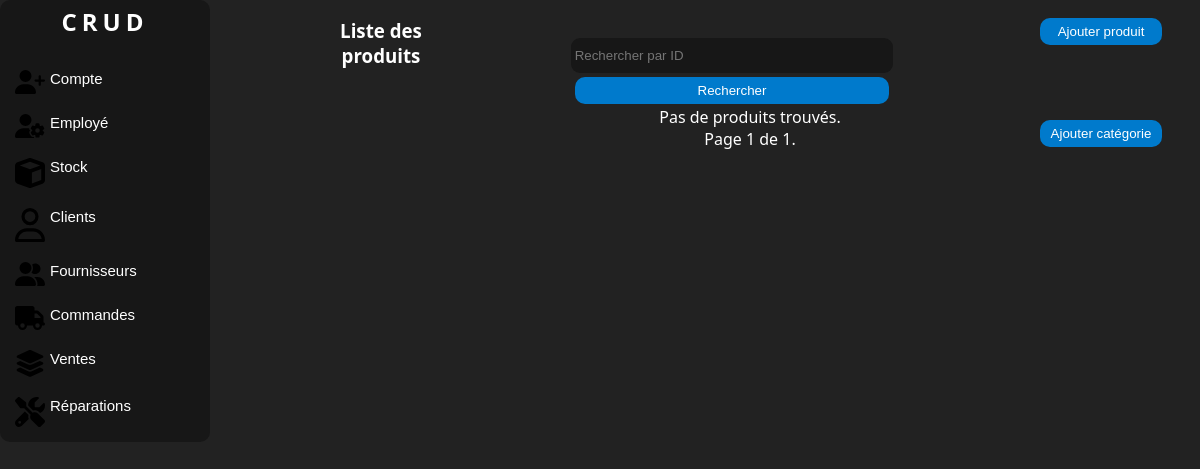
The page /produits/ (signed in) on the database as committed earlier.
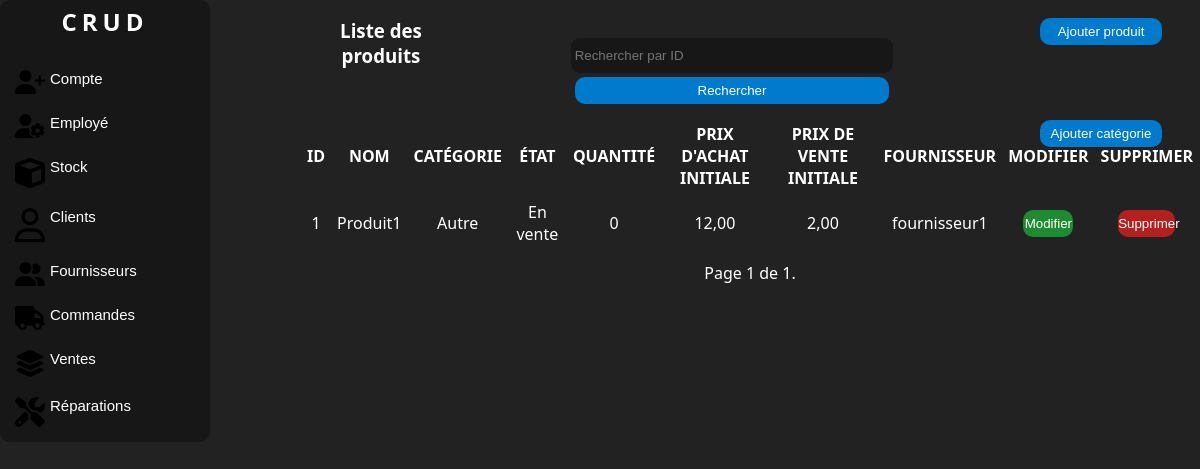
The same page on the database as committed later.
### manager/models.py (models this page shows, shortened)
class Product(models.Model):
    STATE_CHOICES = [
        ('En vente', 'En vente'),
        ('En réparation', 'En réparation'),
    ]
    name = models.CharField(max_length=100, db_column='Nom')
    category = models.ForeignKey(Category, on_delete=models.SET_DEFAULT, default=1, db_column='Catégorie')
    state = models.CharField(max_length=20, choices=STATE_CHOICES, default='EN_VENTE', db_column='État')
    quantity = models.PositiveIntegerField(default=0, blank=True, null=True, db_column='Quantité')
    initial_buying_price = models.DecimalField(max_digits=10, decimal_places=2, blank=True, null=True,
                                               db_column='Prix d\'achat initiale')
    initial_selling_price = models.DecimalField(max_digits=10, decimal_places=2, blank=True, null=True,
                                                db_column='Prix de vente initiale')
    supplier = models.ForeignKey(Supplier, on_delete=models.SET_NULL, null=True, blank=True, db_column='Fournisseur')
    class Meta:
        db_table = 'Produit'

class Category(models.Model):
    name = models.CharField(max_length=100, db_column='Nom')
    def __str__(self):
        return self.name
    class Meta:
        db_table = 'Catégorie'

class Supplier(models.Model):
    name = models.CharField(max_length=100, db_column='Nom')
    phone = PhoneNumberField(unique=True, region='DZ', db_column='Téléphone')
    email = models.EmailField(unique=True, db_column='Email')
    address = models.TextField(db_column='Adresse')
    def __str__(self):
        return self.name
    class Meta:
        db_table = 'Fournisseur'

### manager/views.py (the view)
# urls.py: path('produits/', views.ProductListView.as_view(), name='product-list'),
class ProductListView(LoginRequiredMixin, ListView):
    model = Product
    template_name = 'listeproduit.html'  # replace with your template
    context_object_name = 'products'
    paginate_by = 10
    form_class = FilterForm
    def get_queryset(self):
        queryset = super().get_queryset()
        query = self.request.GET.get('query')
        if query:
            queryset = queryset.filter(id=query)
        return queryset
    def get_context_data(self, **kwargs):
        context = super().get_context_data(**kwargs)
        context['form'] = FilterForm(self.request.GET)
        return context

### manager/forms.py
class FilterForm(forms.Form):
    query = forms.IntegerField(label='', required=False,
                               widget=forms.TextInput(attrs={'placeholder': 'Rechercher par ID'}))

### manager/templatetags/auth_extras.py (called while the page is built)
@register.filter(name='has_group')
def has_group(user, group_name):
    group = Group.objects.get(name=group_name)
    return True if group in user.groups.all() else False

### manager/templates/listeproduit.html (shortened to what the changed rows need)
{% load static %}
{% load auth_extras %}
<!DOCTYPE html>
<html lang="en">
<head>
    <link rel="stylesheet" href="{% static 'css/style.css' %}">
    <link rel="stylesheet" href="{% static 'css/accueil.css' %}">
</head>
<body>
<div class="corp">
    <div class="nav">
        <div class="logo">
            <a href="{% url 'home' %}" class="link"><h2>CRUD</h2></a>
        </div>
        <br>
    </div>
    <div class="liste">
        <div class="c2">
            {% if products %}
            <table>
                <thead>
                <tr>
                    <th>Id</th>
                    <th>Nom</th>
                    <th>Catégorie</th>
                    <th>État</th>
                    <th>Quantité</th>
                    <th>Prix d'achat initiale</th>
                    <th>Prix de vente initiale</th>
                    <th>Fournisseur</th>
                    <th>Modifier</th>
                    <th>Supprimer</th>
                </tr>
                </thead>
                <tbody id="tbody">
                {% for product in products %}
                <tr>
                    <td>{{ product.id }}</td>
                    <td>{{ product.name }}</td>
                    <td>{{ product.category }}</td>
                    <td>{{ product.state }}</td>
                    <td>{{ product.quantity }}</td>
                    <td>{{ product.initial_buying_price }}</td>
                    <td>{{ product.initial_selling_price }}</td>
                    <td>{{ product.supplier }}</td>
                    <td>
                        <button class="button" id="modifier"
                                onclick="location.href='{% url 'update-product' product.id %}';">Modifier
                        </button>
                    </td>
                    <td>
                        <button class="button" id="supprimer"
                                onclick="location.href='{% url 'delete-product' product.id %}';">Supprimer
                        </button>
                    </td>
                </tr>
                {% endfor %}
                </tbody>
            </table>
            {% else %}
            <p>Pas de produits trouvés.</p>
            {% endif %}
            <div class="pagination">
                <span class="step-links">
                </span>
            </div>
        </div>
    </div>
</body>
</html>

Rows that differ between the two databases and show on the page:
added Product: id "1", name "Produit1", category "Autre", state "En vente", quantity "0", initial_buying_price "12,00", initial_selling_price "2,00", supplier "fournisseur1"
Other text that changed with them:
text no longer shown: "Pas de produits trouvés."
text now shown: "ID NOM CATÉGORIE ÉTAT QUANTITÉ PRIX D'ACHAT INITIALE PRIX DE VENTE INITIALE FOURNISSEUR MODIFIER SUPPRIMER"
